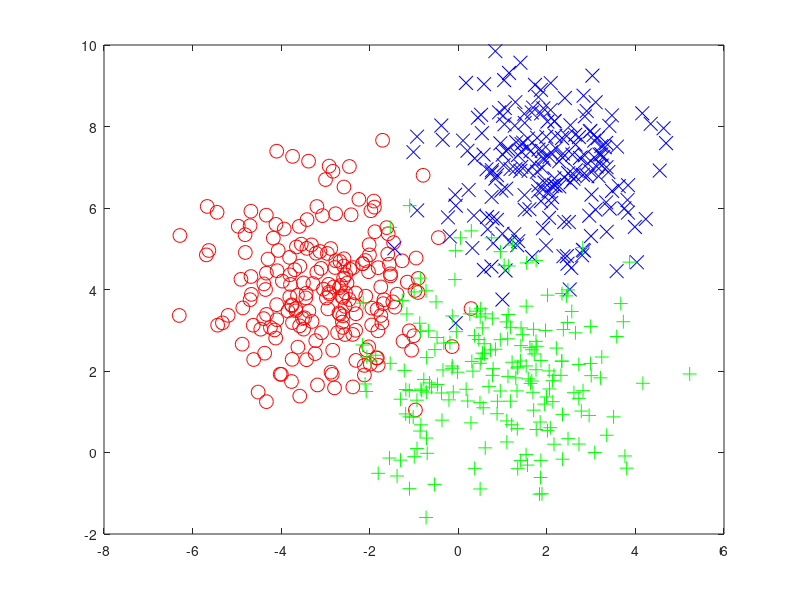

Reproduce this figure in MATLAB. (Note: this script raises an error after producing the figure.)
clc;
close all;
clear;

% A.) Generate a 2D uncorrelated Gaussian distributed training dataset
samples = 200;
Mean1 = [-3; 4];
Std1 = 1.25;
Mean2 = [2; 7];
Std2 = 1.25;
Mean3 = [1; 2];
Std3 = 1.5;

data1 = Std1 * randn(2, samples) + repmat(Mean1, 1, samples);
data2 = Std2 * randn(2, samples) + repmat(Mean2, 1, samples);
data3 = Std3 * randn(2, samples) + repmat(Mean3, 1, samples);

% Plot original training dataset
figure;
plot(data1(1, :), data1(2,:),'ro', 'MarkerSize', 10);
hold on;
plot(data2(1,:), data2(2,:), 'bx', 'MarkerSize', 10);
hold on;
plot(data3(1,:), data3(2,:), 'g+', 'MarkerSize', 10);
legend('Dataset 1', 'Dataset 2', 'Dataset 3', 'location', 'NW'); 
title('Original Dataset');
hold off;
xlabel('x-value');
ylabel('y-value');
xlim([-6 6]);
ylim([-2 12]);
grid on;

% B.) Concatenate the training datasets into a single dataset
trainData = [data1 data2 data3];

% Plot merged dataset
figure;
plot(trainData(1, :), trainData(2,:), 'b.', 'MarkerSize', 10);
legend('Training dataset','location', 'NW');
title('Merged Dataset');
xlabel('x-value');
ylabel('y-value');
xlim([-6 6]);
ylim([-2 12]);
grid on;

% C.) Implement Kmeans clustering from first principles
X = trainData';
K = 3;
max_iterations = 10;

% Create centroids, based on the value of K
centroids = zeros(K, size(X,2));
randidx = randperm(size(X,1));
centroids = X(randidx(1:K), :);

total_dist = zeros(K,1);

for i = 1:max_iterations
    
    K = size(centroids, 1);
    indices = zeros(size(X,1), 1);
    m = size(X,1);

    % Calculate which cluster each datapoint must be assigned to
    for p = 1:m
        
        chosen_cluster = 1;
        min_dist = (X(p,:) - centroids(1,:)) * (X(p,:) - centroids(1,:))';
        
        for j = 2:K
            dist = sum((X(p,:) - centroids(j,:)) .^ 2);
            if (dist < min_dist)
                min_dist = dist;
                chosen_cluster = j;
            end
        end
        
        indices(p) = chosen_cluster;
    end
     
    [m, n] = size(X);
    centroids = zeros(K,n);
    distances = 0;
    
    % Calculate the centroids for each cluster
    for q = 1:K
        xi = X(indices == q, :);
        ck = size(xi, 1);
        centroids(q,:) = mean(xi);
        t = (xi - mean(xi)).^2;
        
        % Calculate the total distance within each cluster
        distances = distances + sum(sqrt(t(:,1) + t(:,2)));
    end
    
    total_dist(i) = distances; 
end

% Plot sum of distance for each iteration
% figure;
% plot(total_dist, 'bo-', 'linewidth',2);
% title('Overall distances vs. number of iterations');
% xlabel('Iterations');
% ylabel('Overall distances');
% grid on;

% Plot Kmeans clustering implementation
figure;
message = sprintf('KMeans Clustering (MaxIterations = %d)', max_iterations);
plot(trainData(1, indices == 1),trainData(2, indices == 1),'r.', 'MarkerSize', 10);% for 1st cluster
hold on;
plot(trainData(1, indices == 2), trainData(2, indices == 2), 'b.', 'MarkerSize', 10); %for 2nd cluster
hold on;
plot(trainData(1, indices == 3), trainData(2, indices == 3), 'g.', 'MarkerSize', 10); %for 3rd cluster
hold on;
plot(centroids(1,1), centroids(1,2),'kx', 'MarkerSize',15,'LineWidth', 3); %for the 1st centroid
hold on;
plot(centroids(2,1), centroids(2,2),'kx', 'MarkerSize', 15, 'LineWidth', 3); %for the 2nd centroid
hold on;
plot(centroids(3,1), centroids(3,2),'kx', 'MarkerSize', 15, 'LineWidth', 3); %for the 3rd centroid
legend('Cluster 1', 'Cluster 2', 'Cluster 3', 'Centroids', 'location', 'NW');
title(message);
hold off;
xlabel('x-value');
ylabel('y-value');
xlim([-6 6]);
ylim([-2 12]);
grid on;


% D.) Generate a testing dataset, with the same Gaussian distribution
samples = 50;
Mean1 = [-3; 4];
Std1 = 1.25;
Mean2 = [2; 7];
Std2 = 1.25;
Mean3 = [1; 2];
Std3 = 1.5;

data1 = Std1 * randn(2, samples) + repmat(Mean1, 1, samples);
data2 = Std2 * randn(2, samples) + repmat(Mean2, 1, samples);
data3 = Std3 * randn(2, samples) + repmat(Mean3, 1, samples);

% Plot original testing dataset
figure;
plot(data1(1, :), data1(2,:),'ro', 'MarkerSize', 10);
hold on;
plot(data2(1,:), data2(2,:), 'bx', 'MarkerSize', 10);
hold on;
plot(data3(1,:), data3(2,:), 'g+', 'MarkerSize', 10);
legend('Dataset 1', 'Dataset 2', 'Dataset 3', 'location', 'NW'); 
title('Original Dataset');
hold off;
xlabel('x-value');
ylabel('y-value');
xlim([-6 6]);
ylim([-2 12]);
grid on;

% E.) Concatenate the testing datasets into a single dataset
testData = [data1 data2 data3];

% F.) Assign new data to the existing clusters
X = testData';
K = size(centroids, 1);
indices = zeros(size(X,1), 1);
m = size(X,1);

% Calculate closest centroid for each datapoint (which cluster each
% datapoint must be assigned to)
for p = 1:m
        
    chosen_cluster = 1;
    min_dist = (X(p,:) - centroids(1,:)) * (X(p,:) - centroids(1,:))';

    for j = 2:K
        dist = sum((X(p,:) - centroids(j,:)) .^ 2);
        if (dist < min_dist)
            min_dist = dist;   
            chosen_cluster = j;
        end
    end

    indices(p) = chosen_cluster;
end


% Plot Kmeans clustering implementation with training dataset
figure;
message = sprintf('KMeans Clustering');
hold on;

plot(X(1:50, 1),X(1:50, 2),'ro', 'MarkerSize', 10); % for 1st cluster
plot(X(51:100, 1),X(51:100, 2),'bo', 'MarkerSize', 10); % for 2nd cluster
plot(X(101:150, 1),X(101:150, 2),'go', 'MarkerSize', 10); % for 1st cluster

plot(testData(1, indices == 1),testData(2, indices == 1),'r.', 'MarkerSize', 10); % for 1st cluster
plot(testData(1, indices == 2), testData(2, indices == 2), 'b.', 'MarkerSize', 10); %for 2nd cluster
plot(testData(1, indices == 3), testData(2, indices == 3), 'g.', 'MarkerSize', 10); %for 3rd cluster

plot(centroids(1,1), centroids(1,2),'kx', 'MarkerSize',15,'LineWidth', 3); %for the 1st centroid
plot(centroids(2,1), centroids(2,2),'kx', 'MarkerSize', 15, 'LineWidth', 3); %for the 2nd centroid
plot(centroids(3,1), centroids(3,2),'kx', 'MarkerSize', 15, 'LineWidth', 3); %for the 3rd centroid

legend('Cluster 1', 'Cluster 2', 'Cluster 3', 'Classified as Cluster 1', 'Classified as Cluster 2', ...
    'Classified as Cluster 3', 'Centroids', 'location', 'NW');
title(message);
hold off;
xlabel('x-value');
ylabel('y-value');
xlim([-6 6]);
ylim([-2 12]);
grid on;

